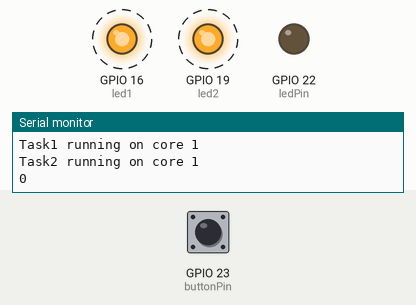
Recording of a program running on a simulated ESP32. Parts: output pins drawn as LEDs (lit = HIGH), the last lines printed to the serial monitor. Dashed ring = blinking. The test bench sets the inputs (shaded band); at power-on: GPIO 23 (buttonPin) LOW. WiFi joins after 1.5 s; servers stay silent unless stated.

Above: at 3.7 s.
3.8 s: GPIO 23 (buttonPin) pulled HIGH for 1.9 s
At 5.69 s:
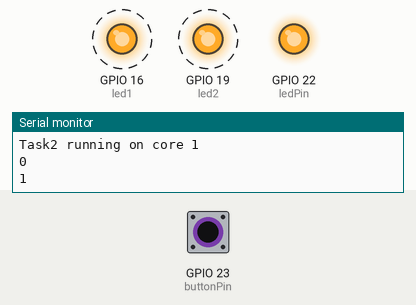
7.3 s: GPIO 23 (buttonPin) pulled HIGH for 3.2 s
At 14.0 s:
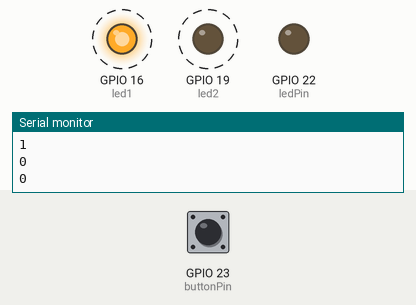
Timing chart, 0 to 18.0 s (numbered marks = the images above; inputs shaded):
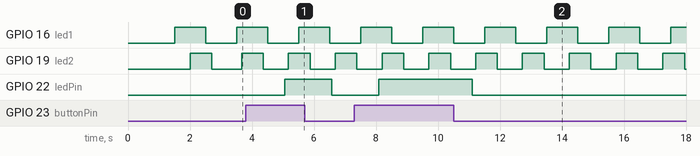

Measured:
- after the input at 3.8 s, GPIO 22 (ledPin): LOW → HIGH after 1.3 s, → LOW 1.5 s later
- after the input at 7.3 s, GPIO 22 (ledPin): LOW → HIGH after 0.78 s, → LOW 3.0 s later
- by itself, GPIO 16 (led1): alternates HIGH for 1.0 s and LOW for 1.0 s
- by itself, GPIO 19 (led2): alternates HIGH for 0.70 s and LOW for 0.81 s

The program:

main.cpp
```cpp
#include <Arduino.h>
#if defined(ESP32)
  #include <WiFi.h>
#elif defined(ESP8266)
  #include <ESP8266WiFi.h>
#endif

#include <Firebase_ESP_Client.h>
//Provide the token generation process info.
#include "addons/TokenHelper.h"
//Provide the RTDB payload printing info and other helper functions.
#include "addons/RTDBHelper.h"

// Insert your network credentials
#define WIFI_SSID "LYKENET_BEATRIZ"
#define WIFI_PASSWORD "27041205"

// Insert Firebase project API Key
#define API_KEY "AIzaSyBX1JnLTsQ6tjy9kE8Ovf6MuX5qxuQcRdc"

// Insert RTDB URLefine the RTDB URL */
#define DATABASE_URL "https://my-undergraduate-thesis-f90da-default-rtdb.firebaseio.com/"

TaskHandle_t Task1;
TaskHandle_t Task2;


void Task1code( void * pvParameters );
void Task2code( void * pvParameters );

//Define Firebase Data object
FirebaseData fbdo; //fbdo stands for firebase data object


FirebaseAuth auth;
FirebaseConfig config;


unsigned long sendDataPrevMillis = 0;
bool signupOK = false;
bool buttonState;
const int buttonPin = 23;
// LED pins
const int ledPin = 22;
const int led1 = 16;
const int led2 = 19;

void setup() {

   Serial.begin(115200);
  WiFi.begin(WIFI_SSID, WIFI_PASSWORD);
  Serial.print("Connecting to Wi-Fi");
  while (WiFi.status() != WL_CONNECTED){
    Serial.print(".");
    delay(300);
  }
  Serial.println();
  Serial.print("Connected with IP: ");
  Serial.println(WiFi.localIP());
  Serial.println();

  pinMode(led1, OUTPUT);
  pinMode(led2, OUTPUT);
  pinMode(ledPin, OUTPUT);
  pinMode(buttonPin, INPUT);

   /* Assign the api key (required) */
  config.api_key = API_KEY;

  /* Assign the RTDB URL (required) */
  config.database_url = DATABASE_URL;

  /* Sign up */
  if (Firebase.signUp(&config, &auth, "", "")){
    Serial.println("ok");
    signupOK = true;
  }
  else{
    Serial.printf("%s\n", config.signer.signupError.message.c_str());
  }

  /* Assign the callback function for the long running token generation task */
  config.token_status_callback = tokenStatusCallback; //see addons/TokenHelper.h

  Firebase.begin(&config, &auth);
  Firebase.reconnectWiFi(true);

  //create a task that will be executed in the Task1code() function, with priority 1 and executed on core 0
  xTaskCreatePinnedToCore(
                    Task1code,   /* Task function. */
                    "Task1",     /* name of task. */
                    10000,       /* Stack size of task */
                    NULL,        /* parameter of the task */
                    1,           /* priority of the task */
                    &Task1,      /* Task handle to keep track of created task */
                    0);          /* pin task to core 0 */
  delay(500);

  //create a task that will be executed in the Task2code() function, with priority 1 and executed on core 1
  xTaskCreatePinnedToCore(
                    Task2code,   /* Task function. */
                    "Task2",     /* name of task. */
                    10000,       /* Stack size of task */
                    NULL,        /* parameter of the task */
                    1,           /* priority of the task */
                    &Task2,      /* Task handle to keep track of created task */
                    1);          /* pin task to core 1 */
    delay(500);
}

//Task1code: blinks an LED every 1000 ms
void Task1code( void * pvParameters ){
  Serial.print("Task1 running on core ");
  Serial.println(xPortGetCoreID());

  for(;;){
    digitalWrite(led1, HIGH);
    delay(1000);
    digitalWrite(led1, LOW);
    delay(1000);
  }
}

//Task2code: blinks an LED every 700 ms
void Task2code( void * pvParameters )
{
  Serial.print("Task2 running on core ");
  Serial.println(xPortGetCoreID());

  for(;;)
  {
    digitalWrite(led2, HIGH);
    delay(700);
    digitalWrite(led2, LOW);
    delay(700);

    buttonState = digitalRead(buttonPin);

  if (buttonState == HIGH)
   {
        // Switch on the led
        digitalWrite(ledPin, HIGH);
        delay(100);
        Serial.println("1");
    }
    else
    {
        // Switch off the led
        digitalWrite(ledPin, LOW);
        delay(100);
        Serial.println("0");
    }
    delay(10);
  if (Firebase.ready() && signupOK && (millis() - sendDataPrevMillis > 15000 || sendDataPrevMillis == 0))
  {
    sendDataPrevMillis = millis();

    Firebase.RTDB.setBool(&fbdo, "button_state/button", buttonState);
  }
  }
}

void loop() {

}
```
